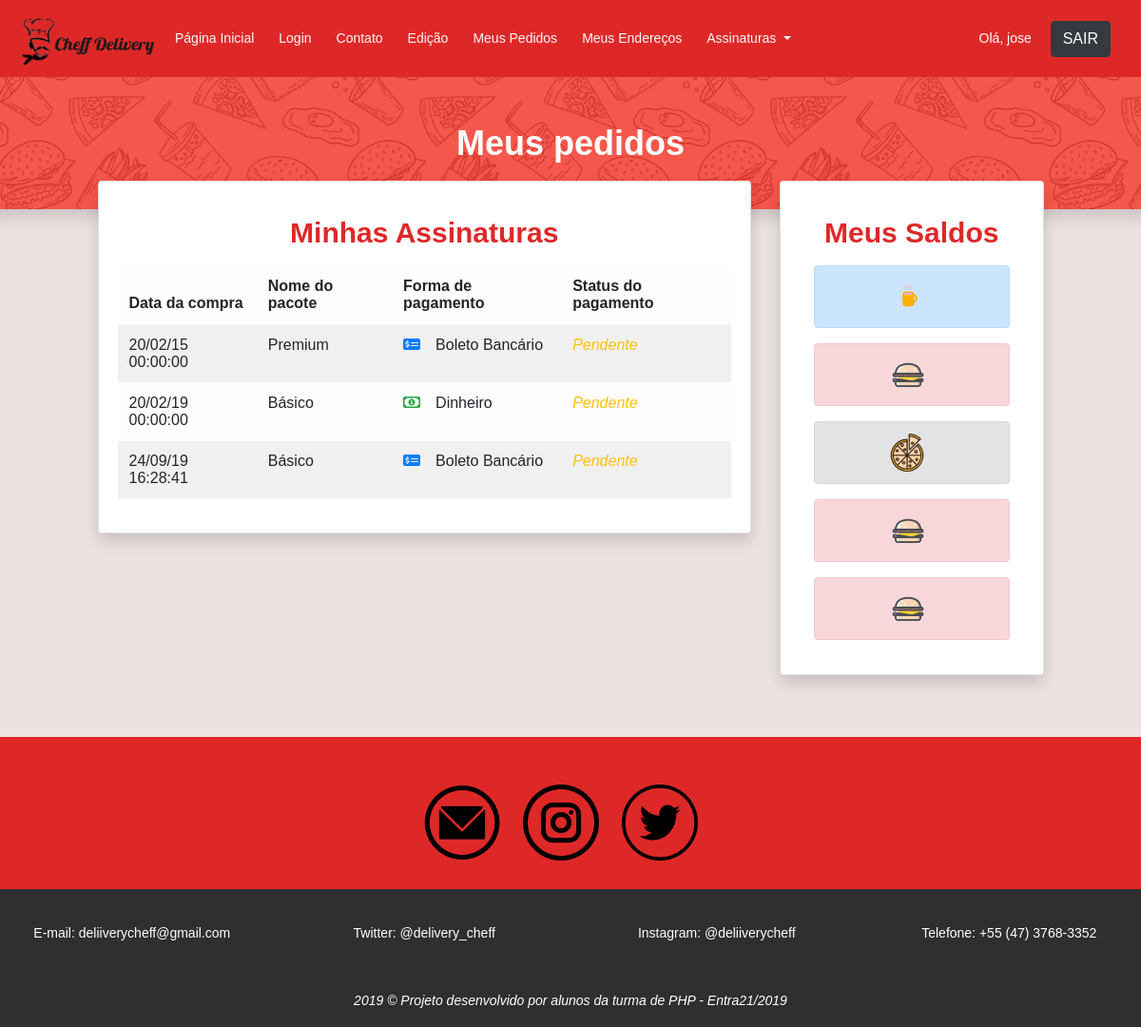
Before: /meuspedidos.php (signed in) with the older database file.
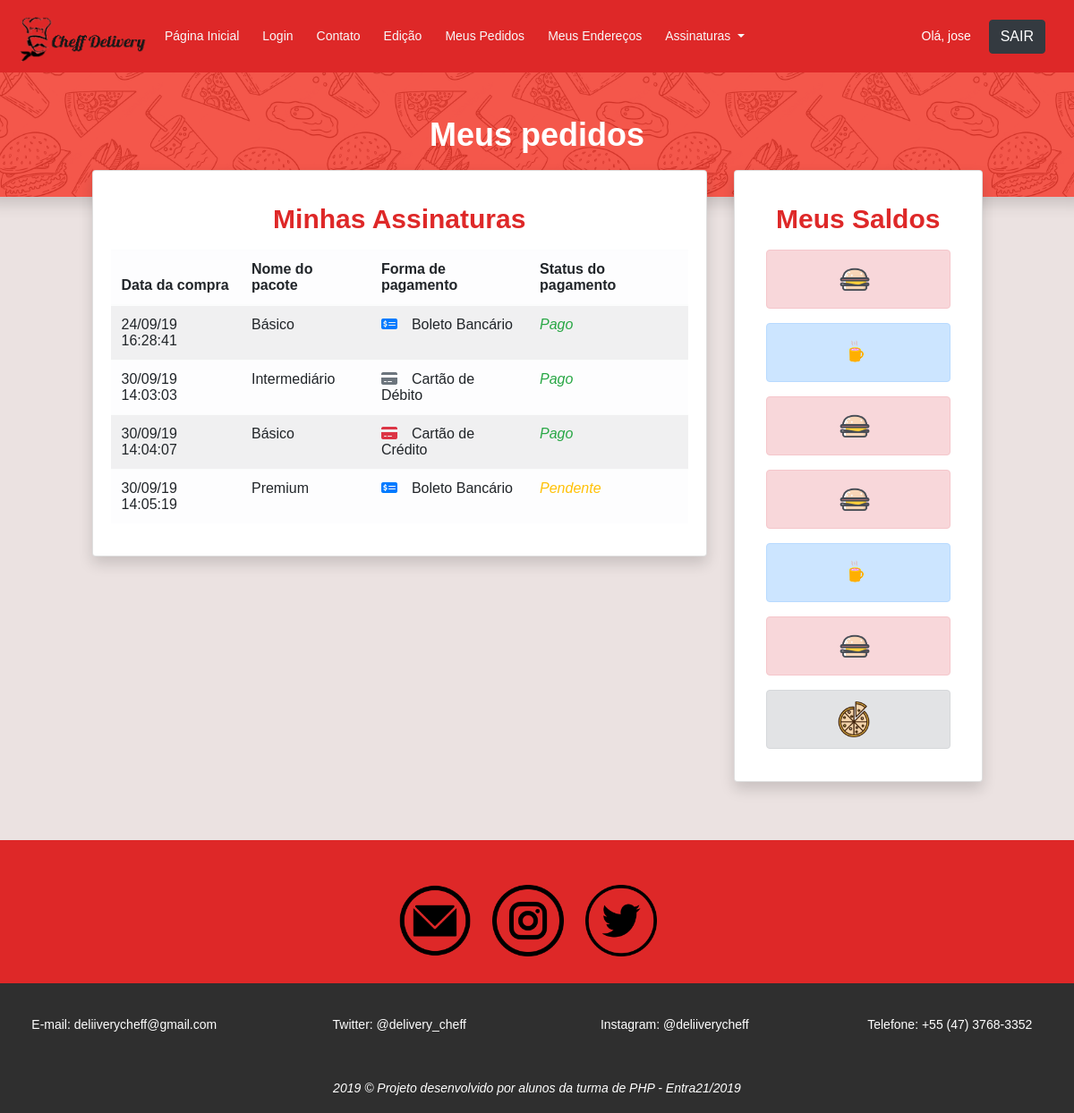
After: the same page with the newer database file.
### tables this page shows
CREATE TABLE `finalizacao` (
  `id` int(11) NOT NULL,
  `id_usuario` int(11) NOT NULL,
  `id_pacote` int(11) NOT NULL,
  `forma_pagamento` enum('dinheiro','boleto_bancario','cartao_credito','cartao_debito') NOT NULL,
  `status_pagamento` enum('pendente','pago','atrasado') NOT NULL,
  `data_compra` varchar(255) NOT NULL
);

CREATE TABLE `pacotes` (
  `id` int(11) NOT NULL,
  `nome_pacote` varchar(255) NOT NULL,
  `nome_imagem` varchar(255) NOT NULL,
  `descricao_pacote` varchar(255) NOT NULL,
  `preco_pacote` varchar(255) NOT NULL,
  `quantidade_cafe` int(11) NOT NULL,
  `quantidade_almoco` int(11) NOT NULL,
  `quantidade_jantar` int(11) NOT NULL
);

### classes/site.class.php (called while the page is built, shortened)
<?php
class Site {
	public static function Navbar() {
		require_once "include/navbar.php";
	}
}
?>

### meuspedidos.php (the view, shortened to what this page needs)
 <?php
 require_once"include/conexao.php";
 $lista = "SELECT * FROM finalizacao
 JOIN pacotes p ON p.id = finalizacao.id_pacote
 WHERE id_usuario = {$_SESSION['id_usuario']}
 ";
 $queryFinalizacao = mysqli_query($con, $lista);
 $lista = mysqli_fetch_all($queryFinalizacao, MYSQLI_ASSOC);
 ?>
 <!DOCTYPE html>
 <html lang="pt-br">
 <head>
 	<link rel="stylesheet" href="https://stackpath.bootstrapcdn.com/bootstrap/4.3.1/css/bootstrap.min.css">
 	<link rel="stylesheet" type="text/css" href="media/css/estilos.css">
 	<link rel="stylesheet" href="media/css/main.css">
 </head>
 <body style="background-color: rgb(235, 226, 225);">
 	<?php
 	require_once "header.php";
 	?>
 	<div class="row">
 		<div class="shadow " style="  background-color: #f2392c ;background-image: url('media/images/food-pattern.png');min-height: 100px; min-width: 100%; background-size: 30%; background-position: center 1050px;">
 			<h1 class="text-white mb-5 text-center mt-5">Meus pedidos</h1>
 		</div>
 	</div>
 <div class="row">
 	<div class="col-10 col-md-7 mt-5 offset-md-1 " style="margin-top: -30px !important; min-height: 300px;">
 		<div class="card shadow" style="margin-right: auto; margin-left: auto;">
 			<div class="card-body" >
 				<h2 class="mb-3 mt-3 text-center" style="color: #de2828;">Minhas Assinaturas</h2>
 				<table class="table table-light col-md-12 mt-3 table-striped table-hover">
 					<thead>
 						<tr>
 							<th scope="col">Data da compra</th>
 							<th scope="col">Nome do pacote</th>
 							<th scope="col">Forma de pagamento</th>
 							<th scope="col">Status do pagamento</th>
 						</tr>
 					</thead>
 					<tbody>
 						<?php foreach ($lista as $item) { ?>
 							<tr>
 								<td><?php echo date_format(date_create($item['data_compra']), 'd/m/y H:i:s'); ?></td>
 								<td><?=utf8_encode($item['nome_pacote'])?></td>
 								<td>
 									<?php switch ($item['forma_pagamento']) {
 										case "dinheiro":
 										echo '<i class="far fa-money-bill-alt text-success mr-3"></i>';
 										echo "Dinheiro";
 										break;
 										case "boleto_bancario":
 										echo '<i class="fas fa-money-check-alt text-primary mr-3"></i>';
 										echo "Boleto Bancário";
 										break;
 										case "cartao_credito":
 										echo '<i class="fas fa-credit-card text-danger mr-3"></i>';
 										echo "Cartão de Crédito";
 										break;
 										case "cartao_debito":
 										echo '<i class="fas fa-credit-card text-secondary mr-3"></i>';
 										echo "Cartão de Débito";
 										break;
 									}
 									?>
 								</td>
 								<td>
 									<?php switch ($item['status_pagamento']) {
 										case "pendente":
 										echo "<span class='text-warning font-italic'>Pendente</span>";
 										break;
 										case "pago":
 										echo "<span class='text-success font-italic'>Pago</span>";
 										break;
 									}
 									?>
 								</td>
 							</tr>
 						<?php } ?>
 					</tbody>
 				</table>
 			</div>
 		</div>
 	</div>
 	<div class="col-10 col-md-3 mt-5 " style="margin-top: -30px !important;">
 		<div class="card shadow" style="margin-right: auto; margin-left: auto;">
 			<div class="card-body" >
 				<h2 class="mb-3 mt-3 text-center" style="color: #de2828;">Meus Saldos</h2>
 				<?php foreach ($lista as $item) { ?>
 					<?php if ($item['quantidade_cafe'] != 0) { ?>
 						<div class="col-12 m-0" role="alert">
 							<div class="alert alert-primary text-center">
 								<img src="media/images/icone-cafe.png" style="max-height: 40px; margin-right: 7px;"><?=$item['saldo_cafe']?><br>
 							</div>
 						</div>
 					<?php } ?>
 					<?php if ($item['quantidade_almoco'] != 0) { ?>
 						<div class=" col-12 m-0" role="alert">
 							<div class="alert alert-danger text-center">
 								<img src="media/images/hamburger.png" style="max-height: 40px; margin-right: 7px;"><?=$item['saldo_almoco']?><br>
 							</div>
 						</div>
 					<?php } ?>
 					<?php if ($item['quantidade_jantar'] != 0) { ?>
 						<div class=" col-12 m-0" role="alert">
 							<div class="alert alert-secondary text-center">
 								<img src="media/images/pizza.png" style="max-height: 40px; margin-right: 10px; "><?=$item['saldo_jantar']?>
 							</div>
 						</div>
 					<?php } ?>
 				<?php 	} ?>
 			</div>
 		</div>
 	</div>
 </div>
 <?php
 require_once "footer.php";
 ?>
</body>
</html>

### header.php (shortened to what this page needs)
  <?php
  require_once"classes/site.class.php";
  ?>
  <header>
    <nav class="navbar navbar-expand-lg navbar-light"  style="background-color: #de2828; width: 100%;">
      <a href="index.php"><img src="media/images/cheffmenu2.png" style="height: 65px; width: 150px"></a>
      <div class="collapse navbar-collapse" id="navbarSupportedContent">
        <ul class="navbar-nav mr-auto">
          <?php if ($_SESSION['tp_usuario'] != 'administrador') { ?>
            <li class="nav-item active">
              <a class="nav-link text-light" href="index.php" style="margin-left: 10px;">Página Inicial <span class="sr-only">(current)</span></a>
            </li>
            <li class="nav-item">
              <a class="nav-link text-light" href="login.php" style="margin-left: 10px;">Login</a>
            </li>
            <li class="nav-item">
              <a class="nav-link text-light" href="contato.php" style="margin-left: 10px;">Contato</a>
            </li>
            <?php if(isset($_SESSION['logado'])) { ?>
              <li class="nav-item">
                <a class="nav-link text-light" href="edicao.php" style="margin-left: 10px;">Edição</a>
              </li>
              <li class="nav-item">
                <a class="nav-link text-light" href="meuspedidos.php" style="margin-left: 10px;">Meus Pedidos</a>
              </li>
              <li class="nav-item">
                <a class="nav-link text-light" href="enderecos.php" style="margin-left: 10px;">Meus Endereços</a>
              </li>
              <li class="nav-item dropdown">
                <a class="nav-link dropdown-toggle text-light" href="#" id="navbarDropdown" role="button" data-toggle="dropdown" aria-haspopup="true" aria-expanded="false" style="margin-left: 10px;">
                  Assinaturas
                </a>
              </li>
            <?php } ?>
        <?php } ?>
      </ul>
      <?php Site::Navbar(); ?>
    </div>
  </nav>
</header>

### include/navbar.php (shortened to what this page needs)
<!DOCTYPE html>
<html>
<head>
</head>
<body>
	<?php if(isset($_SESSION['nome_usuario'])) { ?>
		<div class="text-white">
			Olá, <?=$_SESSION['nome_usuario']?>
			<a href="backends/logoff.php" class="btn btn-dark ml-3 mr-3">SAIR</a>
		</div>
	<?php } ?>
</body>
</html>

### footer.php (shortened to what this page needs)
<div class="redes-sociais" style="background-color: #de2828;">
  <div class="container" style="margin-top: 65px;">
    <center>
      <a href="https://mail.google.com/mail/u/0/#inbox?compose=DmwnWrRmTgXbBSZDhPSBJsPLwHzgBPqskCzpPtNTPhwSkgLdBBXnbmRScSHtKdnmsdqlgZFHsnsQ"><img src="media/images/email.png" alt="email" title="email" class="icones"></a>
      <a href="https://www.instagram.com/deliiverycheff/?hl=pt-br"><img src="media/images/instagram.png" alt="instagram" title="instagram" id="instagram " class="icones"></a>
      <a href="https://twitter.com/delivery_cheff"><img src="media/images/twitter.png" alt="twitter" title="twitter" class="icones"></a>
    </center>
  </div>
</div>
<footer>
 <div class="footer-item">
  <div class="row">
    <a href="https://mail.google.com/mail/u/0/#inbox?compose=DmwnWsTJtrnhxXwfpDgvhvzGsLRlLgjHgjcfzcQFCTNqvbqkMSDXnPTwMNHPSkbjVnnrBWWPBfJq" class="col-sm-12 col-md-3">E-mail: deliiverycheff@gmail.com</a>
    <a href="https://twitter.com/delivery_cheff" class="col-sm-12 col-md-3">Twitter: @delivery_cheff </a>
    <a href="https://www.instagram.com/deliiverycheff/?hl=pt-br"class="col-sm-12 col-md-3">Instagram: @deliiverycheff</a>
    <a href=""class="col-sm-12 col-md-3">Telefone: +55 (47) 3768-3352</a>
  </div>
</div>
<div id="negrito" class="mt-4">
  <p class="mt-5 font-italic">2019 &copy; <strong>Projeto desenvolvido por alunos da turma de PHP - Entra21/2019</strong></p>
</div>
</footer>

### media/css/estilos.css (style rules this page uses)
* { font-family: arial; }
.redes-sociais { height: 160px; width: 100%; }
.icones { width: 80px; height: 80px; margin-top: 50px; margin-right: 20px; }
footer { background-color: rgba(47, 47, 47); overflow: hidden; height: 145px; }
.footer-item { margin-top: 35px; color: white; text-align: center; width: 100%: }
.footer-item a { color: white; text-decoration: none; }
#negrito { text-align: center; color: white; margin-top: 10px; }

### media/css/main.css (style rules this page uses)
body { color:#777;font-family:"Poppins",sans-serif;font-size:14px;font-weight:300;line-height:1.625em;position:relative }
ol,ul { margin:0;padding:0;list-style:none }
a { -webkit-transition:all 0.3s ease 0s;-moz-transition:all 0.3s ease 0s;-o-transition:all 0.3s ease 0s;transition:all 0.3s ease 0s }
a,a:focus,a:hover { text-decoration:none;outline:0 }
h1,h2,h3,h4,h5,h6 { font-family:"Poppins",sans-serif;color:#222;line-height:1.2em !important;margin-bottom:0;margin-top:0;font-weight:600 }
h1,.h1 { font-size:36px }
h2,.h2 { font-size:30px }
td,th { border-radius:0px }
.mb-5 { margin-bottom:5px }
.text-white { color:#fff }
.text-center { text-align:center }
h1 { font-size:36px }
h2 { font-size:30px }
h1,h2,h3,h4,h5,h6 { line-height:1.5em }

Changed rows visible on the page:
removed finalizacao: data_compra "20/02/15 00:00:00", id_pacote.nome_pacote "Premium", forma_pagamento "boleto_bancario" (drawn), status_pagamento "Pendente"
removed finalizacao: data_compra "20/02/19 00:00:00", id_pacote.nome_pacote "Básico", forma_pagamento "dinheiro" (drawn), status_pagamento "Pendente"
changed finalizacao (number 1 of 4 on the later page): status_pagamento "Pendente" → "Pago"
added finalizacao: data_compra "30/09/19 14:03:03", id_pacote.nome_pacote "Intermediário", forma_pagamento "cartao_debito" (drawn), status_pagamento "Pago"
added finalizacao: data_compra "30/09/19 14:04:07", id_pacote.nome_pacote "Básico", forma_pagamento "cartao_credito" (drawn), status_pagamento "Pago"
added finalizacao: data_compra "30/09/19 14:05:19", id_pacote.nome_pacote "Premium", forma_pagamento "boleto_bancario" (drawn), status_pagamento "Pendente"
